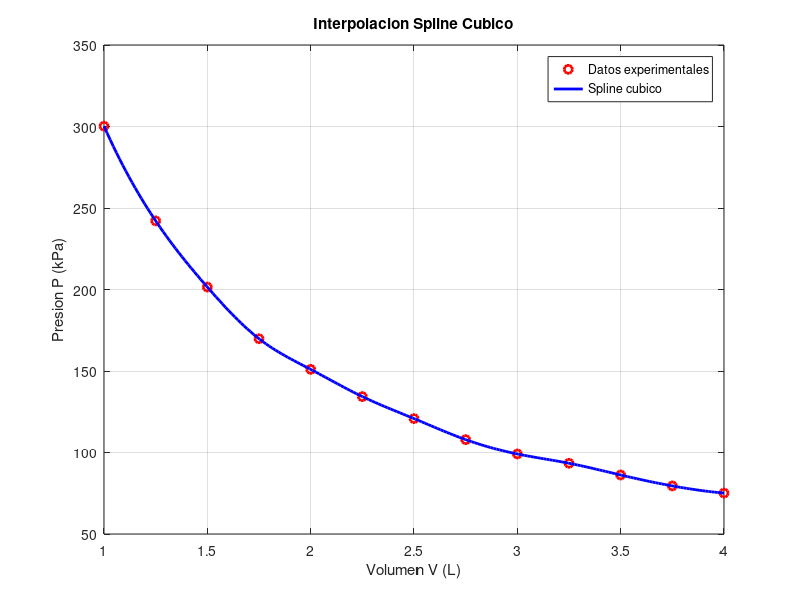

The MATLAB source for this figure:
clc;
clear;
close all;

% =====================================================
% DATOS EXPERIMENTALES
% =====================================================

V = [1 1.25 1.5 1.75 2 2.25 2.5 2.75 3 3.25 3.5 3.75 4];

P = [300.2 242.1 201.5 169.8 151 134.3 ...
     120.8 107.9 99.1 93.4 86.2 79.5 75.1];

n = length(V)-1;
h = 0.25;

% =====================================================
% 1) REGLA DEL TRAPECIO COMPUESTA
% =====================================================

suma = 0;

for i = 2:n
    suma = suma + P(i);
end

W_trap = (h/2)*(P(1) + 2*suma + P(n+1));

% =====================================================
% 2) REGLA DE SIMPSON 1/3
% =====================================================

suma_impar = 0;
suma_par = 0;

for i = 2:n

    if mod(i,2)==0
        suma_impar = suma_impar + P(i);
    else
        suma_par = suma_par + P(i);
    end

end

W_s13 = (h/3)*(P(1) + 4*suma_impar + ...
               2*suma_par + P(n+1));

% =====================================================
% 3) REGLA DE SIMPSON 3/8
% =====================================================

suma3 = 0;
suma2 = 0;

for i = 2:n

    if mod(i-1,3)==0
        suma2 = suma2 + P(i);
    else
        suma3 = suma3 + P(i);
    end

end

W_s38 = (3*h/8)*(P(1) + 3*suma3 + ...
                 2*suma2 + P(n+1));

% =====================================================
% 4) GAUSS-LEGENDRE m = 3
% =====================================================

a = 1;
b = 4;

% Nodos
t1 = -sqrt(3/5);
t2 = 0;
t3 = sqrt(3/5);

% Pesos
w1 = 5/9;
w2 = 8/9;
w3 = 5/9;

% Cambio de variable
x1 = ((b-a)/2)*t1 + ((a+b)/2);
x2 = ((b-a)/2)*t2 + ((a+b)/2);
x3 = ((b-a)/2)*t3 + ((a+b)/2);

% Interpolacion spline
y1 = spline(V,P,x1);
y2 = spline(V,P,x2);
y3 = spline(V,P,x3);

W_gauss = ((b-a)/2)*(w1*y1 + w2*y2 + w3*y3);

% =====================================================
% ERRORES RELATIVOS
% =====================================================

W_real = W_gauss;

err_trap = abs((W_real-W_trap)/W_real)*100;
err_s13 = abs((W_real-W_s13)/W_real)*100;
err_s38 = abs((W_real-W_s38)/W_real)*100;
err_gauss = 0;

% =====================================================
% TABLA DE RESULTADOS
% =====================================================

fprintf('\n');
fprintf('========================================================\n');
fprintf('METODO          VALOR APROXIMADO      ERROR RELATIVO %%\n');
fprintf('========================================================\n');

fprintf('Trapecio        %12.4f          %10.4f\n', ...
        W_trap, err_trap);

fprintf('Simpson 1/3     %12.4f          %10.4f\n', ...
        W_s13, err_s13);

fprintf('Simpson 3/8     %12.4f          %10.4f\n', ...
        W_s38, err_s38);

fprintf('Gauss-Legendre  %12.4f          %10.4f\n', ...
        W_gauss, err_gauss);

fprintf('========================================================\n');

% =====================================================
% GRAFICA
% =====================================================

xx = linspace(1,4,200);

yy = spline(V,P,xx);

figure;
plot(V,P,'ro','LineWidth',2);
hold on;
plot(xx,yy,'b','LineWidth',2);

xlabel('Volumen V (L)');
ylabel('Presion P (kPa)');
title('Interpolacion Spline Cubico');

legend('Datos experimentales','Spline cubico');

grid on;
